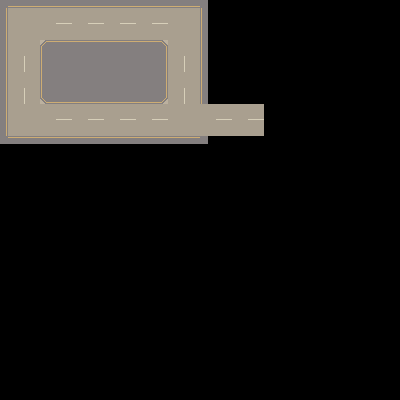

Rendered tile map (Tiled .tmx) drawn with the repository's tilesets; below, a short description and the map source with its tile grids summarised:
An orthogonal 50x50 tile map with 8x8 px tiles, 2 tile layers (Road, Inland).

<map version="1.2" tiledversion="1.3.1" orientation="orthogonal" renderorder="right-down" compressionlevel="0" width="50" height="50" tilewidth="8" tileheight="8" infinite="0" nextlayerid="3" nextobjectid="1">
 <editorsettings>
  <export target="map.json" format="json" />
 </editorsettings>
 <tileset firstgid="1" source="formatted_tiles.tsx" />
 <layer id="1" name="Road" width="50" height="50" opacity="0.9">
  <data>[2500 cells, 288 non-empty, 32 distinct tile ids]</data>
 </layer>
 <layer id="2" name="Inland" width="50" height="50">
  <data>[2500 cells, 208 non-empty, 9 distinct tile ids]</data>
 </layer>
</map>
